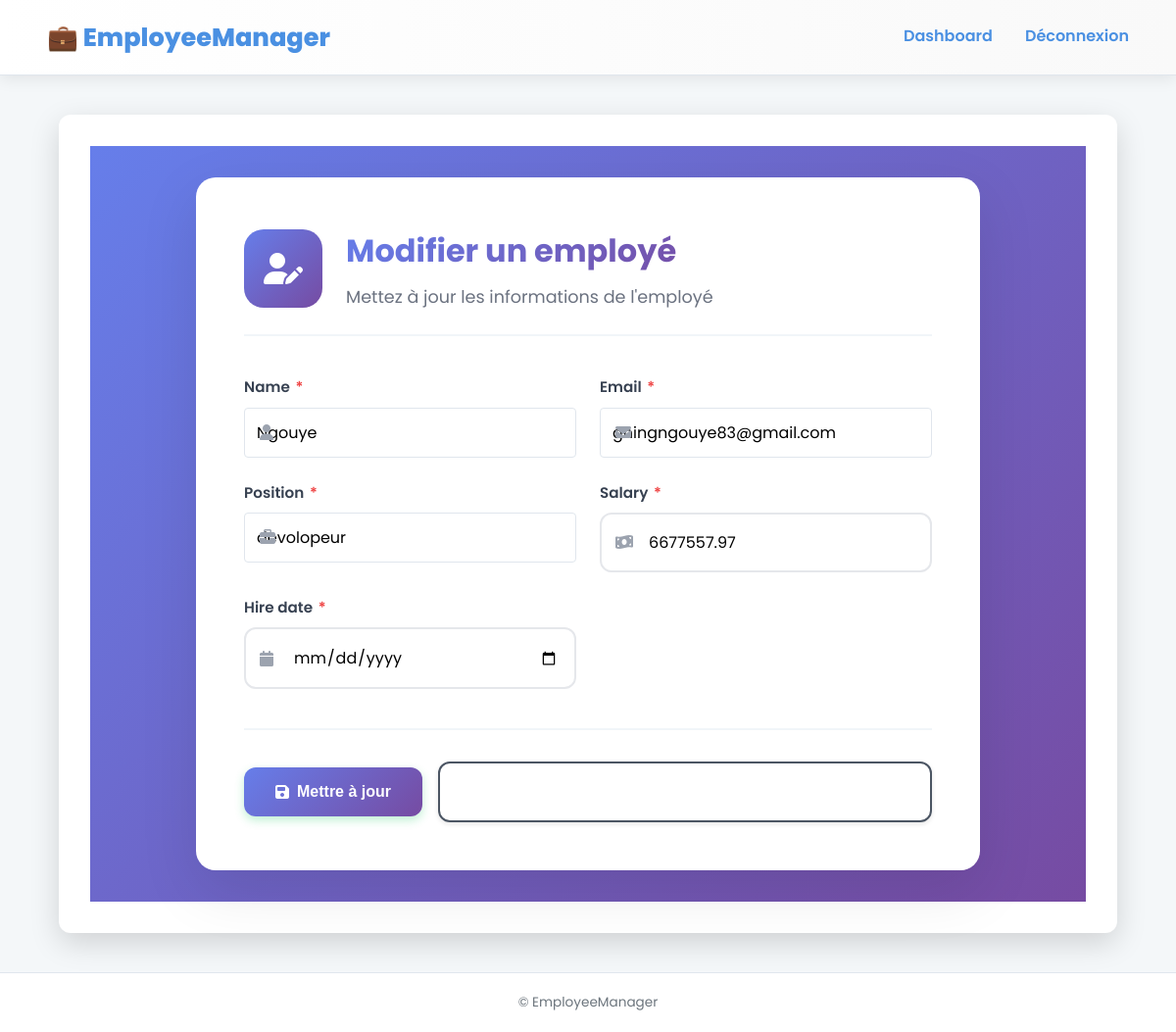
The page /edit/2/ (signed in) on the database its author committed.
### employees/models.py (models this page shows, shortened)
class Employee(models.Model):
    name = models.CharField(max_length=100)
    email = models.EmailField(unique=True)
    position = models.CharField(max_length=100)
    salary = models.DecimalField(max_digits=10, decimal_places=2)
    hire_date = models.DateField()

### employees/views.py (the view)
# urls.py: path('edit/<int:pk>/', views.employee_update, name='employee_update'),
@login_required
def employee_update(request, pk):
    employee = get_object_or_404(Employee, pk=pk)
    if not (request.user.is_staff or request.user.has_perm('employees.change_employee')):
        messages.error(request, "Vous n'avez pas la permission de modifier cet employé.")
        return redirect('employee_list')
    if request.method == 'POST':
        form = EmployeeForm(request.POST, instance=employee)
        if form.is_valid():
            form.save()
            messages.success(request, f'Employé {employee.name} modifié avec succès !')
            return redirect('employee_list')
        else:
            messages.error(request, 'Veuillez corriger les erreurs du formulaire.')
    else:
        form = EmployeeForm(instance=employee)
    return render(request, 'employees/employee_form.html', {'form': form, 'employee': employee})

### employees/forms.py
class EmployeeForm(forms.ModelForm):
	hire_date = forms.DateField(widget=forms.DateInput(attrs={'type': 'date'}))
	class Meta:
		model = Employee
		fields = ['name', 'email', 'position', 'salary', 'hire_date']

### employees/templates/employees/employee_form.html (shortened to what this page needs)
{% extends 'base.html' %}
{% load static %}
{% block content %}
<div class="form-container">
    <div class="form-card">
        <div class="form-header">
            <div class="form-icon">
                {% if employee %}
                <i class="fas fa-user-edit"></i>
                {% else %}
                <i class="fas fa-user-plus"></i>
                {% endif %}
            </div>
            <div class="form-title">
                <h1>{% if employee %}Modifier{% else %}Ajouter{% endif %} un employé</h1>
                <p>{% if employee %}Mettez à jour les informations de l'employé{% else %}Remplissez les informations du nouvel employé{% endif %}</p>
            </div>
        </div>
        <form method="post" class="modern-form">
            <div class="form-grid">
                {% for field in form %}
                <div class="form-group {% if field.errors %}form-group-error{% endif %}">
                    <label for="{{ field.id_for_label }}" class="form-label">
                        {{ field.label }}
                        {% if field.field.required %}<span class="required">*</span>{% endif %}
                    </label>
                    <div class="input-wrapper">
                        {{ field }}
                        {% if field.name == 'email' %}
                        <i class="fas fa-envelope input-icon"></i>
                        {% elif field.name == 'salary' %}
                        <i class="fas fa-money-bill-wave input-icon"></i>
                        {% elif field.name == 'hire_date' %}
                        <i class="fas fa-calendar input-icon"></i>
                        {% elif field.name == 'position' %}
                        <i class="fas fa-briefcase input-icon"></i>
                        {% else %}
                        <i class="fas fa-user input-icon"></i>
                        {% endif %}
                    </div>
                </div>
                {% endfor %}
            </div>
            <div class="form-actions">
                <button type="submit" class="btn-primary btn-submit">
                    <i class="fas fa-save"></i>
                    {% if employee %}Mettre à jour{% else %}Créer l'employé{% endif %}
                </button>
                <a href="{% url 'employee_list' %}" class="btn-secondary">
                    <i class="fas fa-times"></i>
                </a>
            </div>
        </form>
    </div>
</div>
{% endblock %}
{% block extra_css %}
<link rel="stylesheet" href="{% static 'css/forms.css' %}">
{% endblock %}

### static/css/style.css (style rules this page uses)
:root { --primary-color: #4a90e2; --primary-dark: #357ae8; --secondary-color: #6c757d; --bg-light: #f4f7f9; --text-dark: #2c3e50; --border-color: #e0e6ed; --success-color: #2ecc71; --error-color: #e74c3c; --shadow-light: 0 4px 15px rgba(0, 0, 0, 0.08); --shadow-deep: 0 10px 30px rgba(0, 0, 0, 0.15); }
* { box-sizing: border-box; margin: 0; padding: 0; }
body { font-family: 'Poppins', 'Segoe UI', Tahoma, Geneva, Verdana, sans-serif; line-height: 1.6; color: var(--text-dark); background-color: var(--bg-light); display: flex; flex-direction: column; min-height: 100vh; }
h1, h2, h3 { margin-bottom: 0.75rem; color: var(--text-dark); font-weight: 700; }
a { color: var(--primary-color); text-decoration: none; transition: all 0.3s ease; }
form label { display: block; margin-bottom: 0.3rem; font-weight: 500; color: var(--text-dark); }
form input[type="text"], form input[type="password"], form input[type="email"] { width: 100%; padding: 0.75rem; border: 1px solid var(--border-color); border-radius: 4px; font-size: 1rem; transition: border-color 0.3s ease, box-shadow 0.3s ease; }
.btn-primary { display: inline-block; padding: 0.8rem 1.5rem; background-color: var(--success-color); color: white !important; text-decoration: none; border: none; border-radius: 6px; font-size: 1rem; font-weight: 600; cursor: pointer; transition: background-color 0.3s ease, transform 0.2s ease; box-shadow: 0 4px 10px rgba(46, 204, 113, 0.3); }
.form-actions { display: flex; gap: 15px; margin-top: 1.5rem; }
.form-actions .form-submit-btn, .form-actions .btn-secondary { flex-basis: 50%; flex-grow: 1; text-align: center; margin-top: 0; }
.btn-secondary { display: inline-block; padding: 0.75rem 1.5rem; text-align: center; border-radius: 6px; font-size: 1.1rem; font-weight: 600; cursor: pointer; transition: all 0.3s ease; background-color: var(--secondary-color); color: white !important; border: 1px solid var(--secondary-color); box-shadow: 0 2px 5px rgba(0, 0, 0, 0.1); padding: 0.75rem 1.5rem; }

### rows shown on the page
Employee: form "Ngouye" "gningngouye83@gmail.com" "devolopeur" "6677557.97"

### other values the page prints
{{ field.label }} "Name" "Email" "Position" "Salary" "Hire date"
